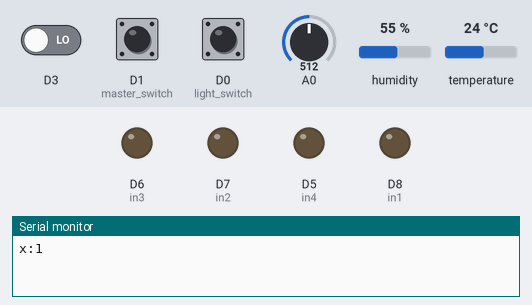
Bench run of a sketch on a simulated ESP8266 (NodeMCU). Shown: output pins drawn as LEDs (lit = HIGH), the last lines printed to the serial monitor. Dashed ring = blinking. Inputs (shaded band) come from the test bench; at power-on: D1 (master_switch) HIGH, D3 LOW, D0 (light_switch) LOW, A0 = 512, humidity 55 %, temperature 24 °C. WiFi joins after 1.5 s; servers stay silent unless stated.

Above: at 3.0 s.
3.1 s: D1 (master_switch) pulled LOW for 3.2 s
At 4.7 s:
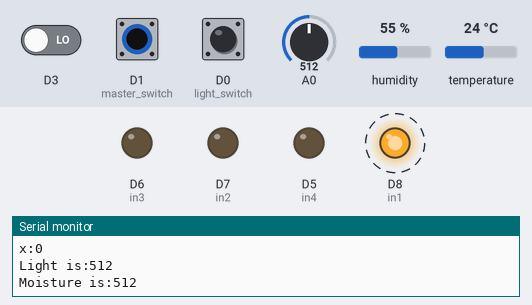
7.8 s: D3 driven HIGH
At 8.3 s:
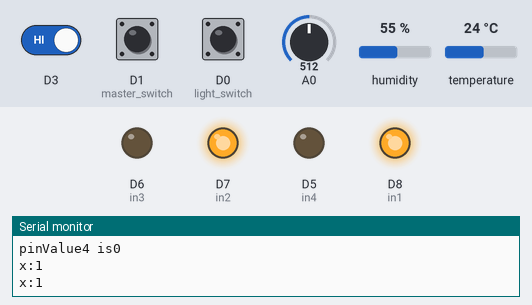
9.3 s: D1 (master_switch) pulled LOW for 1 s
At 10.2 s:
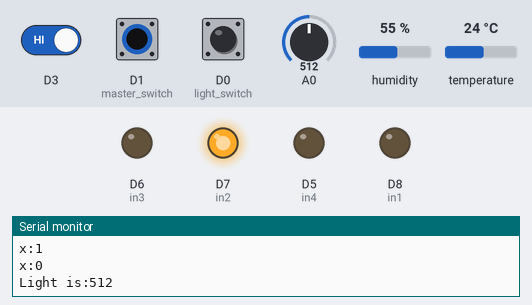
11.8 s: D3 driven LOW
At 12.6 s:
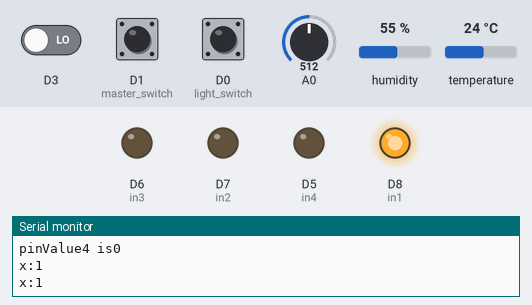
13.3 s: D0 (light_switch) pulled HIGH for 1 s
At 14.1 s:
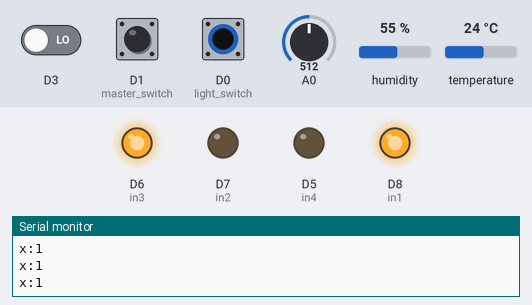
16.3 s: D0 (light_switch) pulled HIGH for 3.2 s
At 21.1 s:
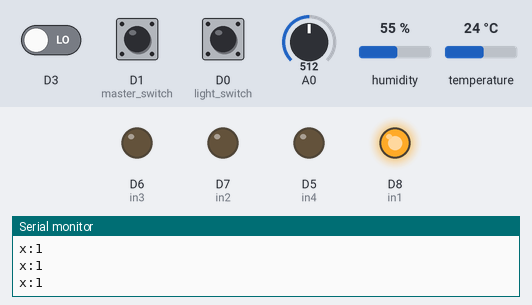
Timing chart, 0 to 22.3 s (numbered marks = the images above; inputs shaded):
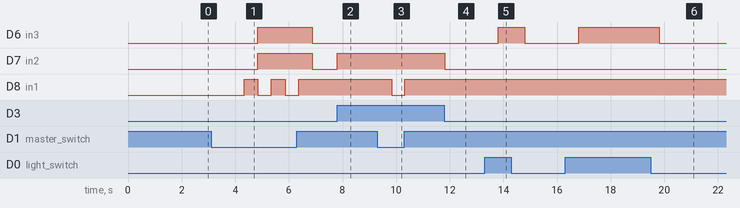

The sketch:

final-05-04.ino
```cpp
#define BLYNK_PRINT Serial
#include <SPI.h>
#include <Ethernet.h>
#include <ESP8266WiFi.h>
#include <BlynkSimpleEsp8266.h>
#include <DHT.h>
#include <Adafruit_Sensor.h>

char auth[] = "63f3be663e7b4c1a8583f6586808677a";
char ssid[] = "Moto M";
char pass[] = "harshit2509";

#define DHTPIN D2
#define DHTTYPE DHT11
DHT dht(DHTPIN, DHTTYPE);
BlynkTimer timer;
//int fan = D6;

int temp_soil_value = 0;
int pinValue1;
int pinValue2;
int pinValue3;
int pinValue4;
int soil, light;

BLYNK_WRITE(V2)
{
  pinValue1 = param.asInt();

}

BLYNK_WRITE(V3)
{
  pinValue2 = param.asInt();

}

BLYNK_WRITE(V19)
{
  pinValue3 = param.asInt();

}

BLYNK_WRITE(V20)
{
  pinValue4 = param.asInt();

}

void sendSensor()
{
  float h = dht.readHumidity();
  float t = dht.readTemperature(); // or dht.readTemperature(true) for Fahrenheit

  if (isnan(h) || isnan(t)) {
    Serial.println("Failed to read from DHT sensor!");
    return;
  }
  Blynk.virtualWrite(V5, h);
  Blynk.virtualWrite(V6, t);
}

void analogsensor()
{
  digitalWrite(D8, LOW);
  light = analogRead(A0);
  Serial.print("Light is:");
  Serial.println(light);
  light = map(light, 0, 1023, 0, 100);
  Blynk.virtualWrite(V12, light);// display light on the app

  delay(500);
  digitalWrite(D8, HIGH);
  soil = analogRead(A0);
  Serial.print("Moisture is:");
  Serial.println(soil);
  soil = map(soil, 0, 1023, 0, 100);
  Blynk.virtualWrite(V13, soil);
  delay(500);

  Serial.print("pinValue1 is");
  Serial.println(pinValue1);
  Serial.print("pinValue2 is");
  Serial.println(pinValue2);
  Serial.print("pinValue3 is");
  Serial.println(pinValue3);
  Serial.print("pinValue4 is");
  Serial.println(pinValue4);
}

void ext_switch_master()
{
  int x = digitalRead(D1);
  Serial.print("x:");
  Serial.println(x);

  if (x == LOW)// slave mode: AUTOMATIC
  { Blynk.virtualWrite(V25, 0);
    sendSensor();
    analogsensor();
    ctrl_pump();
    ctrl_light();

  }
  else
  { Blynk.virtualWrite(V25, 255);
    int a=digitalRead(D3);
    if(a==HIGH)
    {
      digitalWrite(D7,HIGH);
    }
    else
    {
      digitalWrite(D7,LOW);

    }
    int b=digitalRead(D0);

    if(b==HIGH)
    {
       digitalWrite(D6,HIGH);
    }
    else
    {
      digitalWrite(D6,LOW);
    }
    Blynk.virtualWrite(V25, 255);
  }
  //delay(500);
}
void ctrl_pump()
{
  if (digitalRead(D1) == LOW)
  {
    if (digitalRead(D3) == LOW)
    {
      if (pinValue1 == 1)
      {
        digitalWrite(D7, HIGH);
        Blynk.virtualWrite(V4, 255);
        Blynk.virtualWrite(V0, 255);
      }
      else if (pinValue2 == 1)
      {
        digitalWrite(D7, LOW);
        Blynk.virtualWrite(V4, 0);
        Blynk.virtualWrite(V0, 0);
      }
      else
      {
        if (soil <= 50) //any temp value of soil
        {
          digitalWrite(D7, HIGH);
          Blynk.virtualWrite(V4, 255);
          Blynk.virtualWrite(V0, 255);
        }
        else
        {
          digitalWrite(D7, LOW);
          Blynk.virtualWrite(V4, 0);
          Blynk.virtualWrite(V0, 0);
        }
      }
    }

  else
  {
    digitalWrite(D7, HIGH);
  }
}
}

void ctrl_light()
{
  if (digitalRead(D1) == LOW)
  {
    if (digitalRead(D0) == LOW)
    {
      if (pinValue3 == 1)
      {
        digitalWrite(D6, HIGH);
        Blynk.virtualWrite(V7, 255);
        Blynk.virtualWrite(V1, 255);
      }
      else if (pinValue4 == 1)
      {
        digitalWrite(D6, LOW);
        Blynk.virtualWrite(V7, 0);
        Blynk.virtualWrite(V1, 0);
      }

    else
    {
      if (light <= 50)
      {
        digitalWrite(D6, HIGH);
        Blynk.virtualWrite(V7, 255);
        Blynk.virtualWrite(V1, 255);
      }
      else
      {
        digitalWrite(D6, LOW);
        Blynk.virtualWrite(V7, 0);
        Blynk.virtualWrite(V1, 0);
      }
    }
  }
  else
  {
    digitalWrite(D6, HIGH);
  }
}
}
void setup()
{
  Serial.begin(9600);
  Blynk.begin(auth, ssid, pass);
  pinMode(D1, INPUT);//master switch
  pinMode(D2, INPUT);//dht
  pinMode(D0, INPUT);//light switch
  pinMode(D5, OUTPUT);//in4
  pinMode(D6, OUTPUT);//in3
  pinMode(D7, OUTPUT);//in2
  pinMode(D8, OUTPUT);//in1
  dht.begin();
  timer.setInterval(1000L, ext_switch_master);
  //timer.setInterval(500L, sendSensor);
  //timer.setInterval(500L, analogsensor);
  //timer.setInterval(500L, ctrl_pump);
  //timer.setInterval(500L, ctrl_light);

}

void loop()
{
  Blynk.run();
  timer.run();
}
```

Measured:
- after the input at 3.1 s, D6 (in3), D7 (in2): LOW → HIGH after 1.7 s, → LOW 2.0 s later; D8 (in1): alternates HIGH for 0.51 s and LOW for 0.51 s, 5 changes in all, then stays HIGH, starting after 1.2 s
- after the input at 7.8 s, D7 (in2): LOW → HIGH at once
- after the input at 9.3 s, D8 (in1): HIGH → LOW after 0.53 s, → HIGH 0.50 s later
- after the input at 11.8 s, D7 (in2): HIGH → LOW at once
- after the input at 13.3 s, D6 (in3): LOW → HIGH after 0.50 s, → LOW 1.0 s later
- after the input at 16.3 s, D6 (in3): LOW → HIGH after 0.50 s, → LOW 3.0 s later
